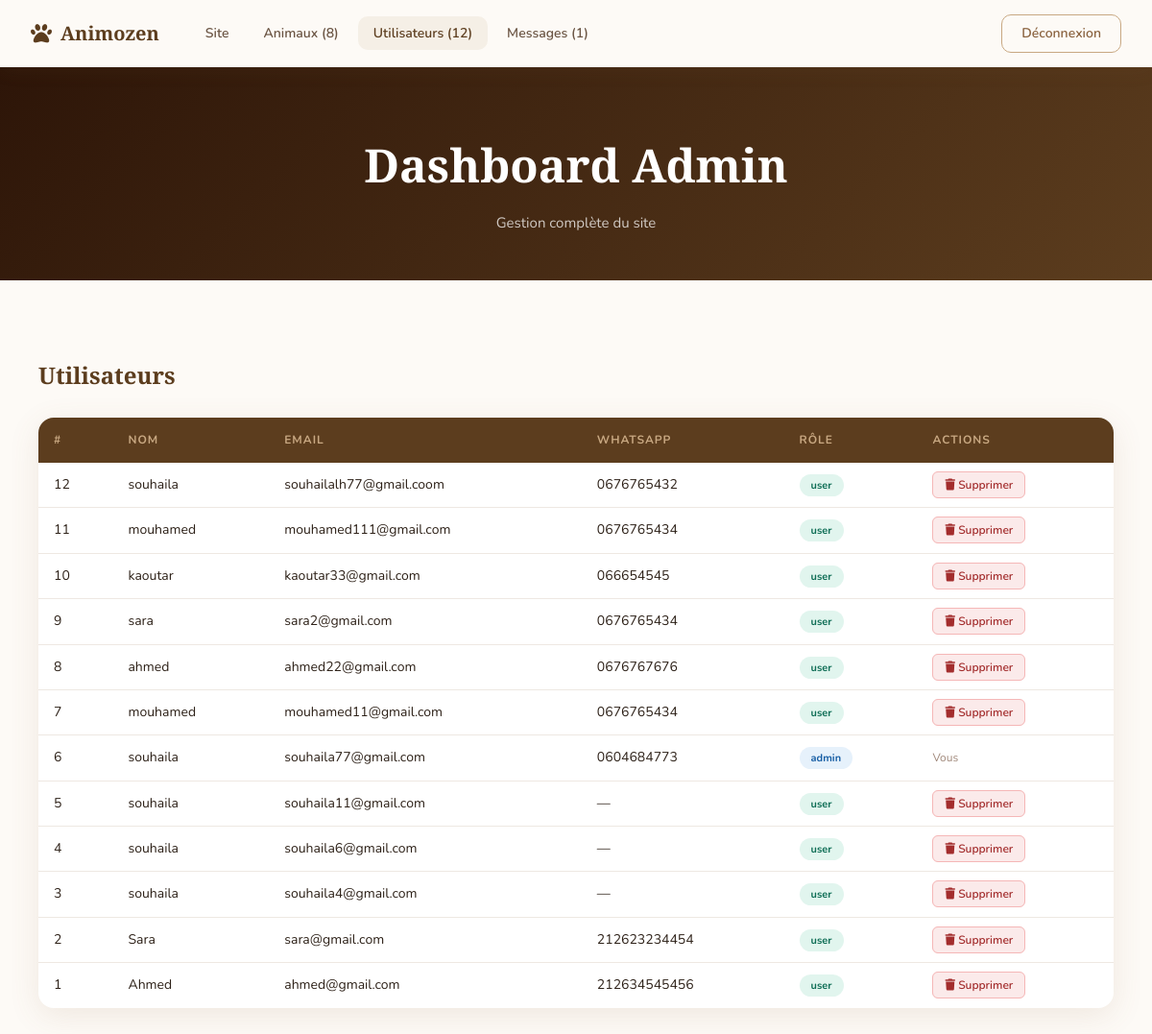
The page /admin.php?tab=users (signed in) on the database its author committed.
### tables this page shows
CREATE TABLE `utilisateurs` (
  `id` int(11) NOT NULL,
  `nom` varchar(100) DEFAULT NULL,
  `email` varchar(100) DEFAULT NULL,
  `mot_de_passe` varchar(255) DEFAULT NULL,
  `telephone` varchar(20) DEFAULT NULL,
  `whatsapp` varchar(20) DEFAULT NULL,
  `role` varchar(20) DEFAULT 'user'
);

### admin.php (the view, shortened to what this page needs)
<?php
require_once 'config.php';
$animaux = $pdo->query("SELECT a.*, u.nom as owner FROM animaux a LEFT JOIN utilisateurs u ON a.id_utilisateur=u.id ORDER BY a.id DESC")->fetchAll();
$users   = $pdo->query("SELECT * FROM utilisateurs ORDER BY id DESC")->fetchAll();
$messages= $pdo->query("SELECT * FROM messages ORDER BY date_envoi DESC")->fetchAll();
$tab = $_GET['tab'] ?? 'animaux';
?>
<!DOCTYPE html>
<html lang="fr">
<head>
<link rel="stylesheet" href="https://cdnjs.cloudflare.com/ajax/libs/font-awesome/6.5.1/css/all.min.css"/>
<link rel="stylesheet" href="style.css"/>
</head>
<body>
<nav class="navbar scrolled">
  <div class="nav-container">
    <a href="index.php" class="nav-logo"><i class="fa-solid fa-paw"></i><span>Animozen</span></a>
    <ul class="nav-links">
      <li><a href="index.php">Site</a></li>
      <li><a href="admin.php?tab=animaux" <?= $tab==='animaux'?'class="active"':'' ?>>Animaux (<?= count($animaux) ?>)</a></li>
      <li><a href="admin.php?tab=users" <?= $tab==='users'?'class="active"':'' ?>>Utilisateurs (<?= count($users) ?>)</a></li>
      <li><a href="admin.php?tab=messages" <?= $tab==='messages'?'class="active"':'' ?>>Messages (<?= count($messages) ?>)</a></li>
    </ul>
    <div class="nav-auth"><a href="logout.php" class="btn-nav">Déconnexion</a></div>
  </div>
</nav>
<div class="page-top">
  <div class="page-header" style="background:linear-gradient(135deg,#2d1508,#5c3d1e);">
    <h1> Dashboard Admin</h1>
    <p>Gestion complète du site</p>
  </div>
  <div class="section">
  <?php if($tab === 'animaux'): ?>
    <h2 style="font-family:'Playfair Display',serif;font-size:1.5rem;color:var(--brown-dark);margin-bottom:1.5rem;">Tous les animaux</h2>
    <table class="manage-table">
      <thead><tr><th>#</th><th>Nom</th><th>Type</th><th>Âge</th><th>Propriétaire</th><th>Actions</th></tr></thead>
      <tbody>
        <?php foreach($animaux as $a): ?>
        <tr>
          <td><?= $a['id'] ?></td>
          <td><strong><?= htmlspecialchars($a['nom']) ?></strong></td>
          <td><?= htmlspecialchars($a['type']) ?></td>
          <td><?= $a['age'] ?> ans</td>
          <td><?= htmlspecialchars($a['owner'] ?? '—') ?></td>
          <td>
            <a href="detail.php?id=<?= $a['id'] ?>" class="btn-edit">Voir</a>
            <a href="admin.php?delete_animal=<?= $a['id'] ?>&tab=animaux" class="btn-delete" onclick="return confirm('Supprimer ?')"><i class="fa-solid fa-trash"></i></a>
          </td>
        </tr>
        <?php endforeach; ?>
      </tbody>
    </table>
  <?php elseif($tab === 'users'): ?>
    <h2 style="font-family:'Playfair Display',serif;font-size:1.5rem;color:var(--brown-dark);margin-bottom:1.5rem;">Utilisateurs</h2>
    <table class="manage-table">
      <thead><tr><th>#</th><th>Nom</th><th>Email</th><th>WhatsApp</th><th>Rôle</th><th>Actions</th></tr></thead>
      <tbody>
        <?php foreach($users as $u): ?>
        <tr>
          <td><?= $u['id'] ?></td>
          <td><?= htmlspecialchars($u['nom']) ?></td>
          <td><?= htmlspecialchars($u['email']) ?></td>
          <td><?= htmlspecialchars($u['whatsapp'] ?? '—') ?></td>
          <td><span class="badge <?= $u['role']==='admin'?'badge-adopted':'badge-available' ?>"><?= $u['role'] ?></span></td>
          <td>
            <?php if($u['id'] !== $_SESSION['user_id']): ?>
            <a href="admin.php?delete_user=<?= $u['id'] ?>&tab=users" class="btn-delete" onclick="return confirm('Supprimer cet utilisateur ?')"><i class="fa-solid fa-trash"></i> Supprimer</a>
            <?php else: ?>
              <span style="font-size:12px;color:var(--text3);">Vous</span>
            <?php endif; ?>
          </td>
        </tr>
        <?php endforeach; ?>
      </tbody>
    </table>
  <?php endif; ?>
  </div>
</div>
</body>
</html>

### style.css (style rules this page uses)
:root { --beige: #c8a882; --beige-light: #f5efe6; --beige-mid: #e8d5bc; --brown: #8b6340; --brown-dark: #5c3d1e; --white: #ffffff; --text: #2d2118; --text2: #6b5544; --text3: #a0887a; --bg: #fdfaf6; --border: rgba(139, 99, 64, .15); --green: #1D9E75; --green-light: #e1f5ee; --radius: 16px; --radius-sm: 10px; --shadow: 0 8px 32px rgba(139, 99, 64, .12); --shadow-lg: 0 20px 60px rgba(139, 99, 64, .18); }
*, *::before, *::after { box-sizing: border-box; margin: 0; padding: 0; }
html { scroll-behavior: smooth; }
body { font-family: 'Nunito', sans-serif; background: var(--bg); color: var(--text); line-height: 1.6; overflow-x: hidden; }
a { text-decoration: none; color: inherit; }
.navbar { position: fixed; top: 0; left: 0; right: 0; z-index: 1000; padding: 0 2rem; transition: all .35s; }
.navbar.scrolled { background: rgba(253, 250, 246, .97); backdrop-filter: blur(14px); box-shadow: 0 2px 20px rgba(139, 99, 64, .1); }
.nav-container { max-width: 1200px; margin: 0 auto; display: flex; align-items: center; height: 70px; gap: 2rem; }
.nav-logo { display: flex; align-items: center; gap: 9px; font-family: 'Playfair Display', serif; font-size: 20px; font-weight: 700; color: #fff; flex-shrink: 0; transition: color .3s; }
.navbar.scrolled .nav-logo { color: var(--brown-dark); }
.nav-logo i { font-size: 22px; }
.nav-links { display: flex; list-style: none; gap: 4px; flex: 1; }
.nav-links a { padding: 8px 16px; border-radius: var(--radius-sm); font-size: 14px; font-weight: 600; color: rgba(255, 255, 255, .85); transition: all .2s; }
.navbar.scrolled .nav-links a { color: var(--text2); }
.nav-links a:hover, .nav-links a.active { background: rgba(255, 255, 255, .2); color: #fff; }
.navbar.scrolled .nav-links a:hover, .navbar.scrolled .nav-links a.active { background: var(--beige-light); color: var(--brown-dark); }
.nav-auth { margin-left: auto; display: flex; gap: 8px; align-items: center; }
.btn-nav { padding: 8px 20px; border-radius: var(--radius-sm); font-size: 14px; font-weight: 600; border: 1.5px solid rgba(255, 255, 255, .6); color: #fff; transition: all .2s; cursor: pointer; font-family: 'Nunito', sans-serif; background: transparent; }
.navbar.scrolled .btn-nav { border-color: var(--beige); color: var(--brown); }
.section { max-width: 1200px; margin: 0 auto; padding: 5rem 2.5rem; }
.badge { font-size: 11px; font-weight: 700; padding: 4px 12px; border-radius: 999px; }
.badge-available { background: #e1f5ee; color: #0f6e56; }
.badge-adopted { background: #e6f1fb; color: #185fa5; }
.page-top { padding-top: 70px; }
.page-header { background: linear-gradient(135deg, #5c3d1e, #8b6340); padding: 4rem 2.5rem 3rem; text-align: center; }
.page-header h1 { font-family: 'Playfair Display', serif; font-size: clamp(2rem, 4vw, 3rem); color: #fff; margin-bottom: .6rem; }
.page-header p { font-size: 15px; color: rgba(255, 255, 255, .75); }
.manage-table { width: 100%; border-collapse: collapse; background: var(--white); border-radius: var(--radius); overflow: hidden; box-shadow: var(--shadow); }
.manage-table th { background: var(--brown-dark); color: var(--beige); font-size: 12px; text-transform: uppercase; letter-spacing: .08em; padding: 14px 16px; text-align: left; font-weight: 700; }
.manage-table td { padding: 12px 16px; border-bottom: 1px solid var(--border); font-size: 14px; color: var(--text); }
.manage-table tr:last-child td { border-bottom: none; }
.btn-delete { font-size: 12px; padding: 5px 12px; background: #fbeaea; color: #a32d2d; border: 1px solid #f5b7b7; border-radius: 6px; cursor: pointer; font-family: 'Nunito', sans-serif; font-weight: 600; transition: all .2s; }

### rows shown on the page
utilisateurs: id "12", nom "souhaila", email "souhailalh77@gmail.coom", whatsapp "0676765432", role "user"
utilisateurs: id "11", nom "mouhamed", email "mouhamed111@gmail.com", whatsapp "0676765434", role "user"
utilisateurs: id "10", nom "kaoutar", email "kaoutar33@gmail.com", whatsapp "066654545", role "user"
utilisateurs: id "9", nom "sara", email "sara2@gmail.com", whatsapp "0676765434", role "user"
utilisateurs: id "8", nom "ahmed", email "ahmed22@gmail.com", whatsapp "0676767676", role "user"
utilisateurs: id "7", nom "mouhamed", email "mouhamed11@gmail.com", whatsapp "0676765434", role "user"
utilisateurs: id "6", nom "souhaila", email "souhaila77@gmail.com", whatsapp "0604684773", role "admin", shows "Vous"
utilisateurs: id "5", nom "souhaila", email "souhaila11@gmail.com", whatsapp "—", role "user"
utilisateurs: id "4", nom "souhaila", email "souhaila6@gmail.com", whatsapp "—", role "user"
utilisateurs: id "3", nom "souhaila", email "souhaila4@gmail.com", whatsapp "—", role "user"
utilisateurs: id "2", nom "Sara", email "sara@gmail.com", whatsapp "212623234454", role "user"
utilisateurs: id "1", nom "Ahmed", email "ahmed@gmail.com", whatsapp "212634545456", role "user"

### other values the page prints
count($animaux) "8"
count($users) "12"
count($messages) "1"
